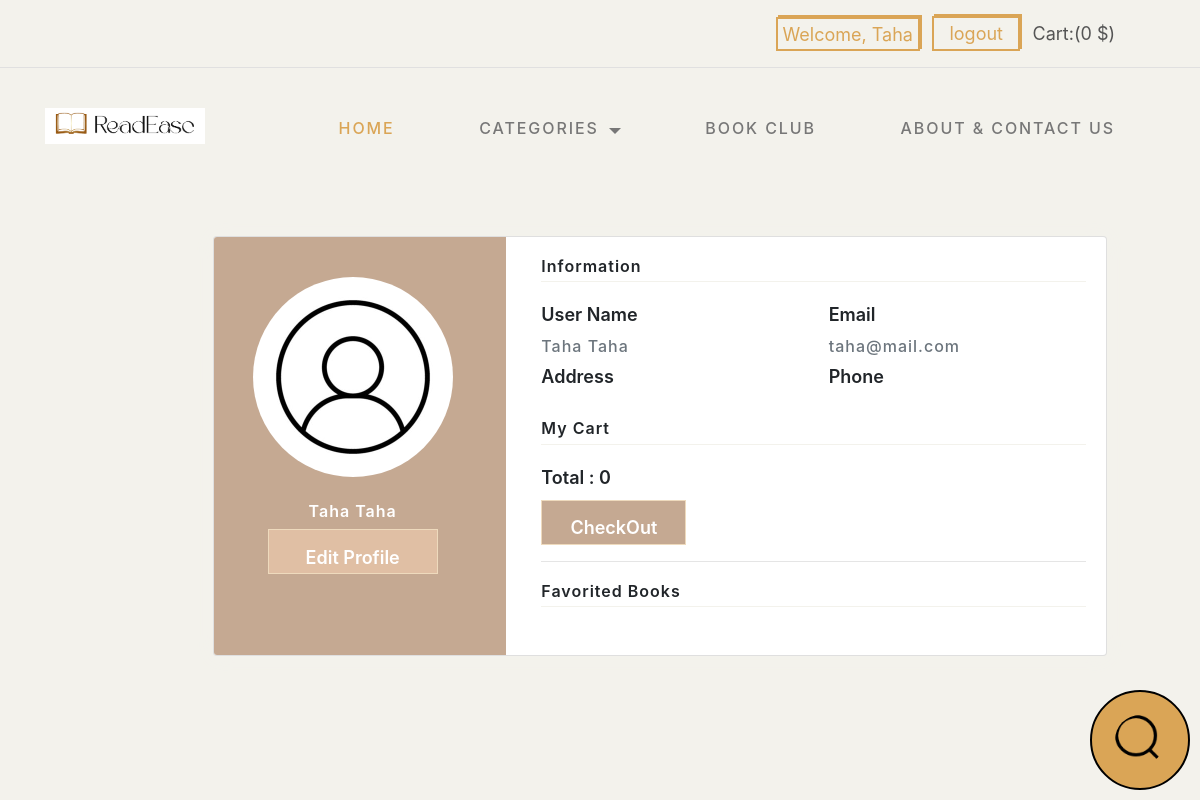
Page /user/1 (signed in) on the committed database.
### store_app/models.py (models this page shows)
class User(models.Model):
    first_name = models.CharField(max_length=45)
    last_name = models.CharField(max_length=45)
    email = models.CharField(max_length=128)
    password = models.CharField(max_length=64)
    birthday = models.DateField(null=True)
    gender = models.CharField(max_length=7)
    phone = models.CharField(max_length=30,default='')
    address = models.CharField(max_length=255,default='')
    created_at = models.DateTimeField(auto_now_add=True)
    updated_at = models.DateTimeField(auto_now=True)
    objects = UserManager()

### store_app/views.py (the view)
# urls.py: path('user/<int:userID>',views.account) ,
def account(request, userID):
    if not 'userID' in request.session:
        return redirect('/')
    user = User.objects.get(id=request.session['userID'])
    if not 'orderID' in  request.session :
        order = ''
    else:
        order = Order.objects.get(id=int(request.session['orderID']))
    context = {
        'user': user ,
        'order': order ,
        'total' : get_total_order(order),
    }
    return render(request, 'profile.html', context)

### store_app/views.py (called while the page is built)
def get_total_order(order):
    total = 0
    if(order == ''):
        return 0
    for book in order.books.all():
        total = total + book.price
    return math.floor(total * 100)/100.0

### store_app/templates/profile.html (shortened to what this page needs)
<!DOCTYPE html>
	<html lang="en">
	<head>
        {%load static%}
        <link rel="stylesheet" type="text/css" href="{%static 'css/normalize.css' %}">
	    <link rel="stylesheet" type="text/css" href="{%static '/css/vendor.css'%}">
	    <link rel="stylesheet" type="text/css" href="{%static 'css/style1.css'%}">
	    <link rel="stylesheet" type="text/css" href="{%static 'css/profile.css'%}">
    <link rel="stylesheet" href="https://maxcdn.bootstrapcdn.com/bootstrap/4.0.0/css/bootstrap.min.css">
    <link rel="stylesheet" href="https://cdnjs.cloudflare.com/ajax/libs/MaterialDesign-Webfont/3.6.95/css/materialdesignicons.css">
	</head>
<body>
    <div id="header-wrap">
        <div class="top-content">
            <div class="container">
                <div class="row">
                    <div class="col-md-6"></div>
                    <div class="col-md-6">
                        <div class="right-element">
                            {% if not 'userID' in request.session %}
                            <a href="/login" class="user-account for-buy"><i
                                    class="icon icon-user"></i><span>Account</span></a>
                            {% else %}
                            <a id="account" href="/user/{{user.id}}">Welcome, {{user.first_name}}</a>
                            <a id="logout" href="/logout" class="logoutbtn mx-2">logout</a>
                            <a href="/user/{{user.id}}" class="cart for-buy"><span> Cart:({{total}} $)</span></a>
                            {% endif %}
                        </div>
                    </div>
                </div>
            </div>
        </div>
        <header id="header">
            <div class="container">
                <div class="row">
                    <div class="col-md-2">
                        <div class="main-logo">
                            <a href="/"><img src="{% static 'images/image copy.png' %}" alt="logo"></a>
                        </div>
                    </div>
                    <div class="col-md-10">
                        <nav id="navbar">
                            <div class="main-menu stellarnav">
                                <ul class="menu-list">
                                    <li class="menu-item active"><a href="/main" data-effect="Home">
                                             Home</a></li>
                                    <li class="menu-item has-sub">
                                        <a href="/category" class="nav-link" data-effect="Pages">
                                             Categories</a>
                                    </li>
                                    <li class="menu-item"><a href="/wall" class="nav-link" data-effect="Articles">
                                         Book Club</a></li>
                                    <li class="menu-item"><a href="/contact" class="nav-link" data-effect="About">
                                         About & Contact Us</a></li>
                                </ul>
                            </div>
                        </nav>
                    </div>
                </div>
            </div>
        </header>
    <div class="page-content page-container" id="page-content">
        <div class="padding">
            <div class="row container d-flex justify-content-center">
                <div class="col-xl-12 col-md-12 ">
        <div class="card user-card-full">
            <div class="row m-l-0 m-r-0">
                <div class="col-sm-4 bg-c-lite-green user-profile">
                    <div class="card-block text-center text-white">
                        <div class="m-b-25">
                            <img src="{%static 'images/user-profile-icon-free-vector.jpg'%}" class="img-radius" alt="User-Profile-Image">
                        </div>
                        <h6 class="f-w-600">{{user.first_name}} {{user.last_name}}</h6>
                        <a href="/user/edit"><button id="edit-profile" type="button" class="add-to-cart" data-product-tile="add-to-cart">Edit Profile</button></a>                    </div>
                </div>
                <div class="col-sm-8">
                    <div class="card-block">
                        <h6 class="m-b-20 p-b-5 b-b-default f-w-600">Information</h6>
                        <div class="row">
                            <div class="col-sm-6">
                                <p class="m-b-10 f-w-600">User Name</p>
                                <h6 class="text-muted f-w-400">{{user.first_name}} {{user.last_name}}</h6>
                            </div>
                            <div class="col-sm-6">
                                <p class="m-b-10 f-w-600">Email</p>
                                <h6 class="text-muted f-w-400">{{user.email}}</h6>
                            </div>
                            <div class="col-sm-6">
                                <p class="m-b-10 f-w-600">Address</p>
                            </div>
                            <div class="col-sm-6">
                                <p class="m-b-10 f-w-600">Phone</p>
                            </div>
                        </div>
                        <h6 class="m-b-20 m-t-40 p-b-5 b-b-default f-w-600">My Cart</h6>
                        <div class="row">
                            <div class="col-sm-6">
                                <p class="m-b-10 f-w-600 ">Total : {{total}}</p>
                            </div>
                            <div class="col-sm-6">
                            </div>
                        </div>
                        <a href="/cart/confirm"><button  id="buy-btn" type="button" class="add-to-cart" data-product-tile="add-to-cart">CheckOut</button></a>
                        <hr>
                        <h6 class="m-b-20 m-t-40 p-b-5 b-b-default f-w-600">Favorited Books</h6>
                        <div class="row">
                            <div class="col-sm-6">
                            </div>
                            <div class="col-sm-6">
                            </div>
                        </div>
                    </div>
                </div>
            </div>
        </div>
    </div>
        </div>
        </div>
    </div>
    <a href="/search">
        <img  id='my_search_icon' src="{%static 'images/search.png'%}" alt="">
    </a>
   </body>
</html>
</body>
</html>

### store_app/static/css/style1.css (style rules this page uses)
:root { --header-height : 160px; --header-height-min : 80px; }
:root { --accent-color : #C5A992; --secondary-color : #C5A992; --dark-color : #2f2f2f; --light-color : #F3F2EC; --body-text-color : #757575; --light-text-color : #afafaf; --dark-text-color : #2f2f2f; }
:root { --body-font : "Raleway", sans-serif; --heading-font : "Prata", Georgia, serif; --secondary-font : "Playfair Display", Georgia, serif; }
#logout { background-color: #C5A992; }
*, *::before, *::after { -webkit-box-sizing: border-box; -moz-box-sizing: border-box; box-sizing: border-box; }
html { box-sizing: border-box; }
body { font-family: var(--body-font); font-size: 16px; line-height: 2; color: var(--body-text-color); background-color: var(--light-color); }
a { color: gray; transition: 0.3s color ease-out; text-decoration: none; font-size: large; }
ul, ol { margin-top: 0; margin-bottom: 10px; margin-left: 0; }
ul li, ol li { margin-bottom: 5px; outline: 0; }
ul li.active a { color: #daa556; }
ul li:last-child, ol li:last-child { margin-bottom: 0; }
button, input, select, textarea { font-family: inherit; font-size: inherit; line-height: inherit; outline: 0; }
img { display: inline-block; border: 0; max-width: 100%; height: auto; vertical-align: middle; }
h1, .h1, h2, .h2, h3, .h3, h4, .h4, h5, .h5, h6, .h6 { font-family: var(--heading-font); line-height: 1.2; color: var(--dark-color); }
h5, h6 { letter-spacing: 1px; }
h6, .h6 { font-size: .67em; line-height: 1.1; }
p { font-size: large; }
::placeholder { color: #999; }
.container::after, .row::after, .clearfix::after { display: block; clear: both; content: ""; }
.text-center { text-align: center; }
.text-muted { color: #777; }
ul { list-style: circle inside; }
ol, ul { padding-left: 0; margin-top: 0; }
li { margin-bottom: 1rem; }
button, .button { margin-bottom: 1rem; }
pre, blockquote, dl, figure, table, p, ul, ol, form { margin-bottom: 2.5rem; }
hr { margin-top: 3rem; margin-bottom: 3.5rem; border-width: 0; border-top: 1px solid #E1E1E1; }
a.btn, input[type="button"], input[type="submit"], input[type="reset"], input[type="file"], button { background-image: none; background: var(--accent-color); text-decoration: none !important; display: inline-block; position: relative; border: 1px solid transparent; border-radius: 0; padding: 0.75em 1.5em; margin-top: 15px; font-size: 15px; font-weight: bold; line-height: normal; text-align: center; text-transform: uppercase; color: #fff; z-index: 1; cursor: pointer; white-space: nowrap; vertical-align: middle; -webkit-transition: all 0.3s ease-in; transition: all 0.3s ease-in; -ms-touch-action: manipulation; touch-action: manipulation; -webkit-user-select: none; -moz-user-select: none; -ms-user-select: none; user-select: none; }
.nav-link { display: block; padding: 0.5rem 1rem; text-decoration: none; transition: color 0.15s ease-in-out, background-color 0.15s ease-in-out, border-color 0.15s ease-in-out; }
button { font-size: 1em; font-weight: 600; border: none; height: 65px; cursor: pointer; text-transform: uppercase; }
.top-content { padding: 20px 0; border-bottom: 1px solid #E0E0E0; }
.top-content a { color: #555; text-decoration: none; }
.top-content .right-element { text-align: right; }
.top-content .right-element .for-buy { margin-right: 40px; }
#header { padding: 40px 0; }
#header .menu-list a { text-transform: uppercase; font-weight: 500; letter-spacing: 0.12em; }
#logout { margin-right: 50px; color: #daa556; padding: 5px 15px; font-size: large; border: 2px solid #daa556; box-shadow: 2px -2px #daa556; background-color: #f3f2ec; }
#account { color: #daa556; padding: 4.5px 5px; font-weight: normal; border: 2px solid #daa556; box-shadow: 2px -2px #daa556; margin-top: -3px; font-size: large; }
#my_search_icon { position:fixed; bottom: 10px; right: 10px; color: white; background-color: #daa556; border: 2px solid black; padding: 23px; border-radius: 90px; width: 100px; height: 100px; z-index: 900; }

### rows in the picture
User: first_name "Taha", last_name "Taha", email "taha@mail.com"

### other values in the picture
{{ total }} "0"
